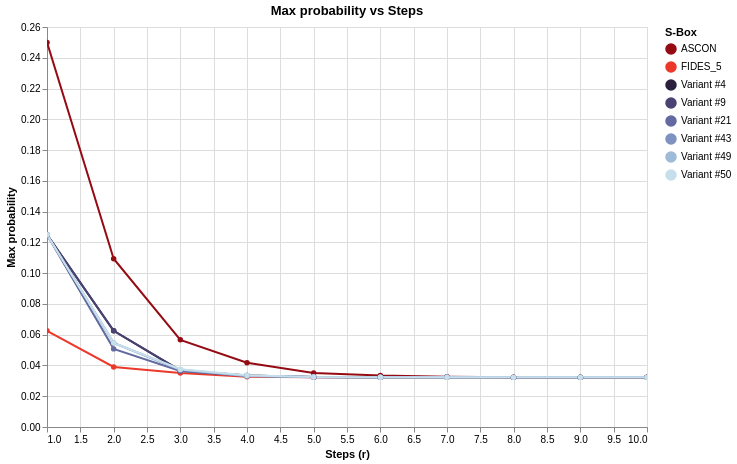

The notebook cell this image was saved under:
### Code cell
chart_mp = compare_max_probability_altair(
    specs,
    r_values=list(range(1,11)),
    log_scale=False,
    detail=True
)
chart_mp

### Figure 1 — Vega-Lite specification as saved in the notebook (floating-point values rounded to 4 significant figures)
{"config": {"view": {"continuousWidth": 300, "continuousHeight": 300}}, "data": {"name": "data-be51d975f169ca66a9bfa7645fa36a77"}, "mark": {"type": "line", "point": true}, "encoding": {"color": {"field": "S-Box", "legend": {"title": "S-Box"}, "scale": {"domain": ["ASCON", "FIDES_5", "Variant #4", "Variant #9", "Variant #21", "Variant #43", "Variant #49", "Variant #50"], "range": ["#940b13", "#ec382b", "#2b1f3e", "#494373", "#636a9f", "#7d92bf", "#9ebbd7", "#c7dfeb"]}, "type": "nominal"}, "tooltip": [{"field": "r", "type": "quantitative"}, {"field": "S-Box", "type": "nominal"}, {"field": "Max probability", "type": "quantitative"}], "x": {"field": "r", "title": "Steps (r)", "type": "quantitative"}, "y": {"field": "Max probability", "scale": {}, "title": "Max probability", "type": "quantitative"}}, "height": 400, "params": [{"name": "param_11", "select": {"type": "interval", "encodings": ["x", "y"]}, "bind": "scales"}], "title": "Max probability vs Steps", "width": 600, "$schema": "https://vega.github.io/schema/vega-lite/v5.20.1.json", "datasets": {"data-be51d975f169ca66a9bfa7645fa36a77": [{"r": 1, "S-Box": "ASCON", "Max probability": 0.25}, {"r": 2, "S-Box": "ASCON", "Max probability": 0.1094}, {"r": 3, "S-Box": "ASCON", "Max probability": 0.05664}, {"r": 4, "S-Box": "ASCON", "Max probability": 0.04175}, {"r": 5, "S-Box": "ASCON", "Max probability": 0.03513}, {"r": 6, "S-Box": "ASCON", "Max probability": 0.03341}, {"r": 7, "S-Box": "ASCON", "Max probability": 0.03265}, {"r": 8, "S-Box": "ASCON", "Max probability": 0.03241}, {"r": 9, "S-Box": "ASCON", "Max probability": 0.03231}, {"r": 10, "S-Box": "ASCON", "Max probability": 0.03228}, {"r": 1, "S-Box": "FIDES_5", "Max probability": 0.0625}, {"r": 2, "S-Box": "FIDES_5", "Max probability": 0.03906}, {"r": 3, "S-Box": "FIDES_5", "Max probability": 0.03516}, {"r": 4, "S-Box": "FIDES_5", "Max probability": 0.03271}, {"r": 5, "S-Box": "FIDES_5", "Max probability": 0.03235}, {"r": 6, "S-Box": "FIDES_5", "Max probability": 0.03227}, {"r": 7, "S-Box": "FIDES_5", "Max probability": 0.03226}, {"r": 8, "S-Box": "FIDES_5", "Max probability": 0.03226}, {"r": 9, "S-Box": "FIDES_5", "Max probability": 0.03226}, {"r": 10, "S-Box": "FIDES_5", "Max probability": 0.03226}, {"r": 1, "S-Box": "Variant #4", "Max probability": 0.125}, {"r": 2, "S-Box": "Variant #4", "Max probability": 0.0625}, {"r": 3, "S-Box": "Variant #4", "Max probability": 0.03662}, {"r": 4, "S-Box": "Variant #4", "Max probability": 0.03345}, {"r": 5, "S-Box": "Variant #4", "Max probability": 0.03249}, {"r": 6, "S-Box": "Variant #4", "Max probability": 0.03231}, {"r": 7, "S-Box": "Variant #4", "Max probability": 0.03227}, {"r": 8, "S-Box": "Variant #4", "Max probability": 0.03226}, {"r": 9, "S-Box": "Variant #4", "Max probability": 0.03226}, {"r": 10, "S-Box": "Variant #4", "Max probability": 0.03226}, {"r": 1, "S-Box": "Variant #9", "Max probability": 0.125}, {"r": 2, "S-Box": "Variant #9", "Max probability": 0.0625}, {"r": 3, "S-Box": "Variant #9", "Max probability": 0.03687}, {"r": 4, "S-Box": "Variant #9", "Max probability": 0.03351}, {"r": 5, "S-Box": "Variant #9", "Max probability": 0.03247}, {"r": 6, "S-Box": "Variant #9", "Max probability": 0.0323}, {"r": 7, "S-Box": "Variant #9", "Max probability": 0.03227}, {"r": 8, "S-Box": "Variant #9", "Max probability": 0.03226}, {"r": 9, "S-Box": "Variant #9", "Max probability": 0.03226}, {"r": 10, "S-Box": "Variant #9", "Max probability": 0.03226}, {"r": 1, "S-Box": "Variant #21", "Max probability": 0.125}, {"r": 2, "S-Box": "Variant #21", "Max probability": 0.05078}, {"r": 3, "S-Box": "Variant #21", "Max probability": 0.03638}, {"r": 4, "S-Box": "Variant #21", "Max probability": 0.03317}, {"r": 5, "S-Box": "Variant #21", "Max probability": 0.03242}, {"r": 6, "S-Box": "Variant #21", "Max probability": 0.03229}, {"r": 7, "S-Box": "Variant #21", "Max probability": 0.03226}, {"r": 8, "S-Box": "Variant #21", "Max probability": 0.03226}, {"r": 9, "S-Box": "Variant #21", "Max probability": 0.03226}, {"r": 10, "S-Box": "Variant #21", "Max probability": 0.03226}, {"r": 1, "S-Box": "Variant #43", "Max probability": 0.125}, {"r": 2, "S-Box": "Variant #43", "Max probability": 0.05469}, {"r": 3, "S-Box": "Variant #43", "Max probability": 0.03711}, {"r": 4, "S-Box": "Variant #43", "Max probability": 0.03329}, {"r": 5, "S-Box": "Variant #43", "Max probability": 0.03248}, {"r": 6, "S-Box": "Variant #43", "Max probability": 0.0323}, {"r": 7, "S-Box": "Variant #43", "Max probability": 0.03227}, {"r": 8, "S-Box": "Variant #43", "Max probability": 0.03226}, {"r": 9, "S-Box": "Variant #43", "Max probability": 0.03226}, {"r": 10, "S-Box": "Variant #43", "Max probability": 0.03226}, {"r": 1, "S-Box": "Variant #49", "Max probability": 0.125}, {"r": 2, "S-Box": "Variant #49", "Max probability": 0.05469}, {"r": 3, "S-Box": "Variant #49", "Max probability": 0.03735}, {"r": 4, "S-Box": "Variant #49", "Max probability": 0.0332}, {"r": 5, "S-Box": "Variant #49", "Max probability": 0.03248}, {"r": 6, "S-Box": "Variant #49", "Max probability": 0.03231}, {"r": 7, "S-Box": "Variant #49", "Max probability": 0.03227}, {"r": 8, "S-Box": "Variant #49", "Max probability": 0.03226}, {"r": 9, "S-Box": "Variant #49", "Max probability": 0.03226}, {"r": 10, "S-Box": "Variant #49", "Max probability": 0.03226}, {"r": 1, "S-Box": "Variant #50", "Max probability": 0.125}, {"r": 2, "S-Box": "Variant #50", "Max probability": 0.05469}, {"r": 3, "S-Box": "Variant #50", "Max probability": 0.0376}, {"r": 4, "S-Box": "Variant #50", "Max probability": 0.03368}, {"r": 5, "S-Box": "Variant #50", "Max probability": 0.03251}, {"r": 6, "S-Box": "Variant #50", "Max probability": 0.03231}, {"r": 7, "S-Box": "Variant #50", "Max probability": 0.03227}, {"r": 8, "S-Box": "Variant #50", "Max probability": 0.03226}, {"r": 9, "S-Box": "Variant #50", "Max probability": 0.03226}, {"r": 10, "S-Box": "Variant #50", "Max probability": 0.03226}]}}
